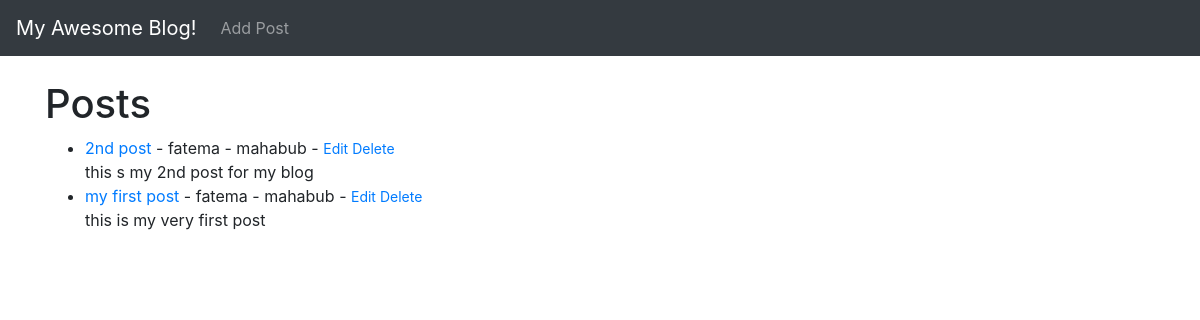
The app's page /, older data.
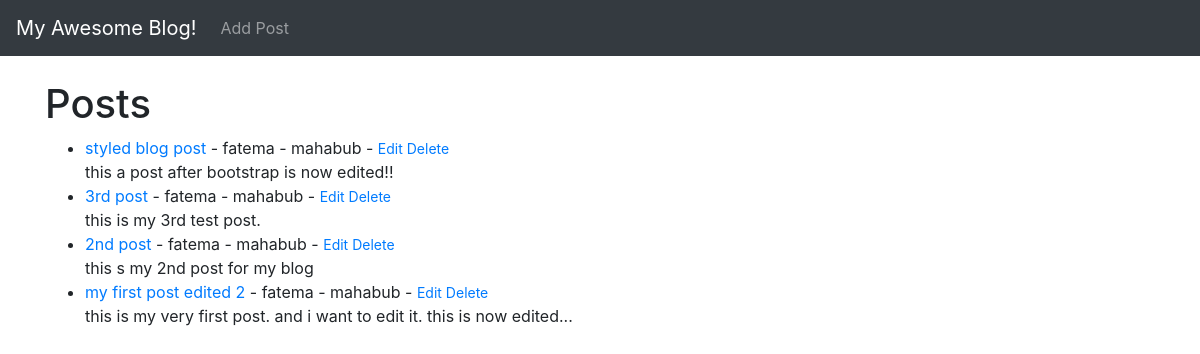
The same page, newer data.
### login/models.py (models this page shows, shortened)
class Post(models.Model):
    title = models.CharField(max_length=255)
    title_tag = models.CharField(max_length=255)
    author = models.ForeignKey(User, on_delete=models.CASCADE)
    body = models.TextField()

### login/views.py (the view)
# urls.py: path('', HomeView.as_view(), name="home"),
class HomeView(ListView):
    model = Post
    template_name = 'home.html'
    ordering = ['-id']

### login/templates/home.html
{% extends 'base.html' %}
{% block content %}
<h1>Posts</h1>
<ul>
{% for post in object_list %}
    <li>
        <a href="{% url 'article' post.pk %}">{{ post.title }} </a>- {{ post.author.first_name }} - {{ post.author.last_name }} - <small>
            <a href="{% url 'update_post' post.pk %}">Edit</a>
            <a href="{% url 'delete_post' post.pk %}">Delete</a>
        </small><br>
        {{ post.body }}
    </li>
{% endfor %}
</ul>
{% endblock %}

### login/templates/base.html (shortened to what this page needs)
<!doctype html>
<html lang="en">
  <head>
    <link rel="stylesheet" href="https://cdn.jsdelivr.net/npm/bootstrap@4.6.2/dist/css/bootstrap.min.css">
  </head>
  <body>
    <nav class="navbar navbar-expand-lg navbar-dark bg-dark">
        <a class="navbar-brand" href="{% url 'home'%}">My Awesome Blog!</a>
        <div class="collapse navbar-collapse" id="navbarSupportedContent">
          <ul class="navbar-nav mr-auto">
            <li class="nav-item">
              <a class="nav-link" href="{% url 'add_post' %}">Add Post</a>
            </li>
          </ul>
        </div>
      </nav>
    <br>
    <div class="container">
    {% block content %}
    {% endblock %}
    </div>
  </body>
</html>

Row changes from the older to the newer data that the page shows:
added Post: title "styled blog post", author.first_name "fatema", author.last_name "mahabub", body "this a post after bootstrap is now edited!!"
added Post: title "3rd post", author.first_name "fatema", author.last_name "mahabub", body "this is my 3rd test post."
changed Post: title "my first post" → "my first post edited 2"; body "this is my very first post" → "this is my very first post. and i want to edit it. this is now edited..."
